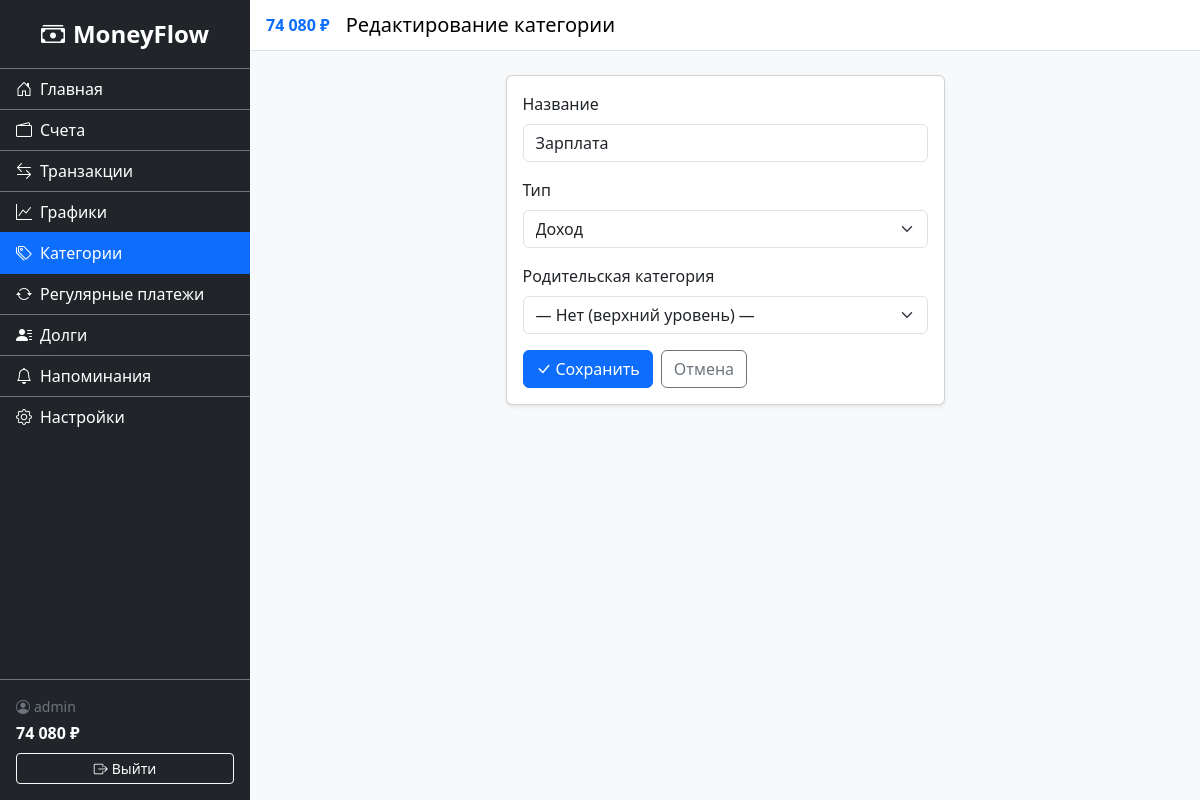
The app's page /finance/categories/2/edit/ (signed in) with its own data.
### accounts/models.py (models this page shows, shortened)
class CustomUser(AbstractUser):
    username = models.CharField(
        'Имя пользователя',
        max_length=150,
        unique=True,
        validators=[UnicodeUsernameValidator()],
        error_messages={'unique': 'Пользователь с таким именем уже существует.'},
    )
    phone_number = models.CharField(max_length=15, blank=True, null=True, verbose_name="Номер телефона")
    is_email_verified = models.BooleanField('Email подтверждён', default=False)

### finance/models.py (models this page shows)
class Category(models.Model):
    class CategoryType(models.TextChoices):
        INCOME = 'income', 'Доход'
        EXPENSE = 'expense', 'Расход'
    user = models.ForeignKey(settings.AUTH_USER_MODEL, on_delete=models.CASCADE, related_name='categories')
    name = models.CharField('Название', max_length=100)
    type = models.CharField('Тип', max_length=7, choices=CategoryType.choices)
    parent = models.ForeignKey('self', on_delete=models.CASCADE, null=True, blank=True, related_name='subcategories', verbose_name='Родительская категория')
    class Meta:
        verbose_name = 'Категория'
        verbose_name_plural = 'Категории'
        ordering = ['type', 'name']
    def __str__(self):
        if self.parent:
            return f'{self.parent.name} → {self.name}'
        return f'{self.name} ({self.get_type_display()})'

### finance/views.py (the view)
# urls.py: path('categories/<int:pk>/edit/', views.CategoryUpdateView.as_view(), name='category_update'),
class CategoryUpdateView(LoginRequiredMixin, UpdateView):
    model = Category
    form_class = CategoryForm
    template_name = 'finance/category_form.html'
    success_url = reverse_lazy('finance:category_list')
    def get_queryset(self):
        return Category.objects.filter(user=self.request.user)
    def get_form_kwargs(self):
        kwargs = super().get_form_kwargs()
        kwargs['user'] = self.request.user
        return kwargs

### finance/forms.py
class CategoryForm(forms.ModelForm):
    class Meta:
        model = Category
        fields = ['name', 'type', 'parent']
        labels = {
            'name': 'Название',
            'type': 'Тип',
            'parent': 'Родительская категория',
        }
        widgets = {
            'name': forms.TextInput(attrs={'class': 'form-control'}),
            'type': forms.Select(attrs={'class': 'form-select'}),
            'parent': forms.Select(attrs={'class': 'form-select'}),
        }
    def __init__(self, *args, **kwargs):
        user = kwargs.pop('user', None)
        super().__init__(*args, **kwargs)
        self.fields['parent'].required = False
        self.fields['parent'].empty_label = '— Нет (верхний уровень) —'
        if user:
            self.fields['parent'].queryset = Category.objects.filter(user=user)

### finance/context_processors.py (called while the page is built)
def total_balance(request):
    if request.user.is_authenticated:
        balance = Account.objects.filter(user=request.user).aggregate(
            total=Sum('balance')
        )['total'] or 0
        return {'sidebar_balance': balance}
    return {'sidebar_balance': 0}

### finance/templatetags/finance_tags.py (called while the page is built)
@register.filter
def spaced(value):
    if value is None:
        return '0'
    num = float(value)
    is_neg = num < 0
    num = abs(num)
    int_part = int(num)
    frac = num - int_part
    int_str = str(int_part)
    result = ''
    while int_str:
        if len(int_str) <= 3:
            result = int_str + result
            int_str = ''
        else:
            result = ' ' + int_str[-3:] + result
            int_str = int_str[:-3]
    if frac >= 0.005:
        result += f'{frac:.2f}'[1:]
    return ('-' if is_neg else '') + result

### finance/templates/finance/category_form.html (shortened to what this page needs)
{% extends 'base.html' %}
{% block page_title %}{% if form.instance.pk %}Редактирование категории{% else %}Новая категория{% endif %}{% endblock %}
{% block content %}
<div class="row justify-content-center">
    <div class="col-md-6">
        <div class="card shadow-sm">
            <div class="card-body">
                <form method="post">
                    {% for field in form %}
                    <div class="mb-3">
                        <label for="{{ field.id_for_label }}" class="form-label">{{ field.label }}</label>
                        {{ field }}
                    </div>
                    {% endfor %}
                    <div class="d-flex gap-2">
                        <button type="submit" class="btn btn-primary">
                            <i class="bi bi-check-lg me-1"></i>Сохранить
                        </button>
                        <a href="{% url 'finance:category_list' %}" class="btn btn-outline-secondary">Отмена</a>
                    </div>
                </form>
            </div>
        </div>
    </div>
</div>
{% endblock %}

### templates/base.html (shortened to what this page needs)
<!DOCTYPE html>
<html lang="ru">
<head>
    <link href="https://cdn.jsdelivr.net/npm/bootstrap@5.3.3/dist/css/bootstrap.min.css" rel="stylesheet">
    <link rel="stylesheet" href="https://cdn.jsdelivr.net/npm/bootstrap-icons@1.11.3/font/bootstrap-icons.css">
    {% load static %}
    {% load finance_tags %}
    <link rel="stylesheet" href="{% static 'css/styles.css' %}">
    <link rel="stylesheet" href="{% static 'css/dark-theme.css' %}" id="dark-theme" disabled>
</head>
<body>
    <div class="d-flex" id="wrapper">
        <div class="sidebar bg-dark text-white" id="sidebar-wrapper">
            <div class="sidebar-heading text-center py-3 fs-4 fw-bold border-bottom border-secondary">
                <i class="bi bi-cash-stack me-2"></i>MoneyFlow
            </div>
            <div class="list-group list-group-flush">
                <a href="{% url 'home' %}" class="list-group-item list-group-item-action bg-dark text-white border-secondary {% if request.resolver_match.url_name == 'home' %}active{% endif %}">
                    <i class="bi bi-house-door me-2"></i>Главная
                </a>
                <a href="{% url 'finance:account_list' %}" class="list-group-item list-group-item-action bg-dark text-white border-secondary {% if '/finance/accounts' in request.path %}active{% endif %}">
                    <i class="bi bi-wallet2 me-2"></i>Счета
                </a>
                <a href="{% url 'finance:transaction_list' %}" class="list-group-item list-group-item-action bg-dark text-white border-secondary {% if '/finance/transactions' in request.path %}active{% endif %}">
                    <i class="bi bi-arrow-left-right me-2"></i>Транзакции
                </a>
                <a href="{% url 'finance:charts' %}" class="list-group-item list-group-item-action bg-dark text-white border-secondary {% if '/finance/charts' in request.path %}active{% endif %}">
                    <i class="bi bi-graph-up me-2"></i>Графики
                </a>
                <a href="{% url 'finance:category_list' %}" class="list-group-item list-group-item-action bg-dark text-white border-secondary {% if '/finance/categories' in request.path %}active{% endif %}">
                    <i class="bi bi-tags me-2"></i>Категории
                </a>
                <a href="{% url 'finance:recurring_list' %}" class="list-group-item list-group-item-action bg-dark text-white border-secondary {% if '/finance/recurring' in request.path %}active{% endif %}">
                    <i class="bi bi-arrow-repeat me-2"></i>Регулярные платежи
                </a>
                <a href="{% url 'finance:debt_list' %}" class="list-group-item list-group-item-action bg-dark text-white border-secondary {% if '/finance/debts' in request.path %}active{% endif %}">
                    <i class="bi bi-person-lines-fill me-2"></i>Долги
                </a>
                <a href="{% url 'finance:reminder_list' %}" class="list-group-item list-group-item-action bg-dark text-white border-secondary {% if '/finance/reminders' in request.path %}active{% endif %}">
                    <i class="bi bi-bell me-2"></i>Напоминания
                </a>
                <a href="{% url 'accounts:settings' %}" class="list-group-item list-group-item-action bg-dark text-white border-secondary {% if '/accounts/settings' in request.path %}active{% endif %}">
                    <i class="bi bi-gear me-2"></i>Настройки
                </a>
            </div>
            <div class="sidebar-footer border-top border-secondary p-3 mt-auto">
                <span class="d-block small text-secondary">
                    <i class="bi bi-person-circle me-1"></i>{{ user.username }}
                </span>
                <span class="d-block fw-bold text-white fs-6 mt-1">
                    {{ sidebar_balance|spaced }} ₽
                </span>
                <form method="post" action="{% url 'accounts:logout' %}" class="mt-2">
                    <button type="submit" class="btn btn-outline-light btn-sm w-100">
                        <i class="bi bi-box-arrow-right me-1"></i>Выйти
                    </button>
                </form>
            </div>
        </div>
        <div id="page-content-wrapper" class="flex-grow-1">
            <nav class="navbar navbar-expand navbar-light bg-white border-bottom px-3">
                <span class="fw-bold me-3 text-primary">{{ sidebar_balance|spaced }} ₽</span>
                <span class="navbar-brand mb-0 h1 me-auto">{% block page_title %}Главная{% endblock %}</span>
            </nav>
            <div class="container-fluid p-4">
                {% block content %}{% endblock %}
            </div>
        </div>
    </div>
</body>
</html>

### static/css/styles.css (style rules this page uses)
#wrapper { min-height: 100vh; }
.sidebar { width: 250px; min-height: 100vh; display: flex; flex-direction: column; flex-shrink: 0; z-index: 1040; }
.sidebar .list-group-item { transition: background 0.2s; }
.sidebar .list-group-item.active { background: #0d6efd !important; border-color: #0d6efd !important; }
.sidebar-footer { margin-top: auto; }
#page-content-wrapper { min-width: 0; background: #f8f9fa; }

### records on screen
CustomUser: username "admin"
Category: form "Зарплата" "Доход"
Category: form "— Нет (верхний уровень) —"

### other values on screen
{{ sidebar_balance|spaced }} "74 080"
{{ field.label }} "Название" "Тип" "Родительская категория"
